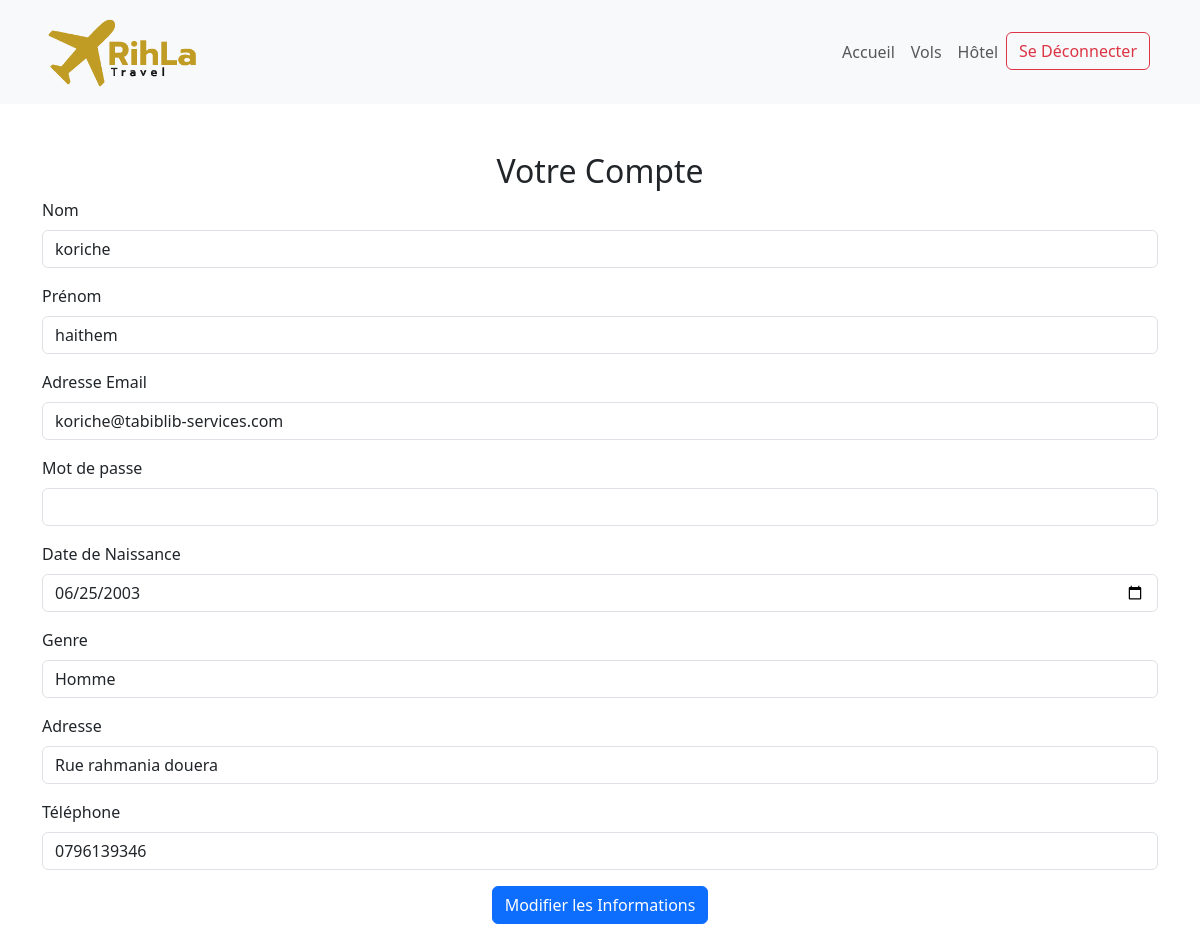
Screenshot of /client/compte.php (signed in) with the database file from the repository.
### tables this page shows
CREATE TABLE `utilisateurs` (
  `id` int(11) NOT NULL,
  `nom` varchar(255) NOT NULL,
  `prenom` varchar(255) NOT NULL,
  `email` varchar(255) NOT NULL,
  `mot_de_passe` varchar(255) NOT NULL,
  `date_naissance` date NOT NULL,
  `genre` enum('Homme','Femme') NOT NULL,
  `addres` varchar(255) NOT NULL,
  `telephone` varchar(20) NOT NULL
);

### client/compte.php (the view, shortened to what this page needs)
<?php
include "../admin/config.php";
$id_utilisateur = $_SESSION["user_id"];
$sql = "SELECT * FROM utilisateurs WHERE id = ?";
$stmt = $conn->prepare($sql);
if ($stmt) {
    $stmt->bind_param("i", $id_utilisateur);
    if ($stmt->execute()) {
        $result = $stmt->get_result();
        if ($result->num_rows === 1) {
            $row = $result->fetch_assoc();
        } else {
            echo "Erreur : Utilisateur introuvable.";
            exit();
        }
    } else {
        echo "Erreur lors de la récupération des informations de l'utilisateur : " . $stmt->error;
        exit();
    }
} else {
    echo "Erreur de préparation de la requête : " . $conn->error;
    exit();
}
?>
<!DOCTYPE html>
<html lang="en">
<head>
    <link rel="stylesheet" href="https://cdn.jsdelivr.net/npm/bootstrap/dist/css/bootstrap.min.css">
</head>
<body>
        <nav class="navbar navbar-expand-lg navbar-light bg-light">
        <div class="container">
            <a class="navbar-brand" href="#"><img src="/rihla/assets/img/logo.png" height="78" srcset=""></a>
            <div class="collapse navbar-collapse" id="navbarNav">
                <ul class="navbar-nav ms-auto">
                    <li class="nav-item active">
                        <a class="nav-link" href="/rihla/client/">Accueil</a>
                    </li>
                    <li class="nav-item">
                        <a class="nav-link" href="/rihla/#vols">Vols</a>
                    </li>
                    <li class="nav-item">
                        <a class="nav-link" href="/rihla/#hotel">Hôtel</a>
                    </li>
                    <li class="nav-item">
                        <a class="btn btn-outline-danger me-2" href="deconnexion.php">Se Déconnecter</a>
                    </li>
                </ul>
            </div>
        </div>
    </nav>
    <div class="container mt-5 mb-5">
        <h2 class="text-center">Votre Compte</h2>
        <form action="" method="post">
            <div class="mb-3">
                <label for="nouveau_nom" class="form-label">Nom</label>
                <input type="text" class="form-control" name="nouveau_nom" id="nouveau_nom" value="<?php echo $row["nom"]; ?>" required>
            </div>
            <div class="mb-3">
                <label for="nouveau_prenom" class="form-label">Prénom</label>
                <input type="text" class="form-control" name="nouveau_prenom" id="nouveau_prenom" value="<?php echo $row["prenom"]; ?>" required>
            </div>
            <div class="mb-3">
                <label for="nouveau_email" class="form-label">Adresse Email</label>
                <input type="email" class="form-control" name="nouveau_email" id="nouveau_email" value="<?php echo $row["email"]; ?>" required>
            </div>
            <div class="mb-3">
                <label for="nouveau_mot_de_passe" class="form-label">Mot de passe</label>
                <input type="password" class="form-control" name="nouveau_mot_de_passe" id="nouveau_mot_de_passe" required>
            </div>
            <div class="mb-3">
                <label for="nouvelle_date_naissance" class="form-label">Date de Naissance</label>
                <input type="date" class="form-control" name="nouvelle_date_naissance" id="nouvelle_date_naissance" value="<?php echo $row["date_naissance"]; ?>" required>
            </div>
            <div class="mb-3">
                <label for="nouveau_genre" class="form-label">Genre</label>
                <select class="form-control" name="nouveau_genre" id="nouveau_genre" required>
                    <option value="Homme" <?php if ($row["genre"] === "Homme") echo "selected"; ?>>Homme</option>
                </select>
            </div>
            <div class="mb-3">
                <label for="nouvelle_adresse" class="form-label">Adresse</label>
                <input type="text" class="form-control" name="nouvelle_adresse" id="nouvelle_adresse" value="<?php echo $row["addres"]; ?>" required>
            </div>
            <div class="mb-3">
                <label for="nouveau_telephone" class="form-label">Téléphone</label>
                <input type="text" class="form-control" name="nouveau_telephone" id="nouveau_telephone" value="<?php echo $row["telephone"]; ?>" required>
            </div>
            <div class="text-center">
                <button type="submit" class="btn btn-primary" name="modifier">Modifier les Informations</button>
            </div>
        </form>
    </div>
</body>
</html>

### rows the page displays
utilisateurs: nouveau_nom "koriche", nouveau_prenom "haithem", nouveau_email "koriche@tabiblib-services.com", nouvelle_date_naissance "06/25/2003", nouveau_genre "Homme", nouvelle_adresse "Rue rahmania douera", nouveau_telephone "0796139346"
